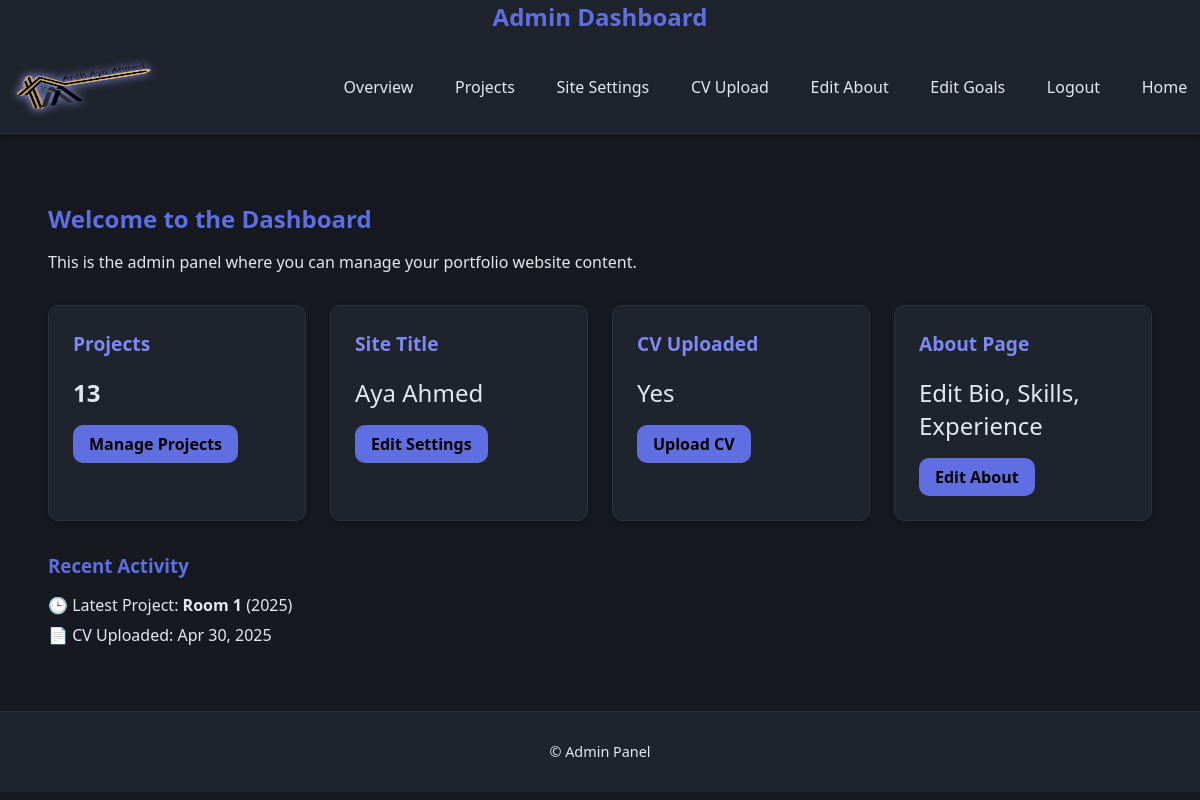
The page /dashboard/ (signed in) on the database its author committed.
### core/models.py (models this page shows, shortened)
class SiteSettings(models.Model):
    site_title = models.CharField(max_length=100, default="Architect Portfolio")
    logo = models.ImageField(upload_to='site/', null=True, blank=True)
    favicon = models.ImageField(upload_to='site/', null=True, blank=True)
    email = models.EmailField(null=True, blank=True)
    phone = models.CharField(max_length=20, null=True, blank=True)
    address = models.TextField(null=True, blank=True)
    about_me = models.TextField(null=True, blank=True)
    social_facebook = models.URLField(null=True, blank=True)
    social_instagram = models.URLField(null=True, blank=True)
    social_linkedin = models.URLField(null=True, blank=True)

class Project(models.Model):
    title = models.CharField(max_length=200)
    slug = models.SlugField(unique=True,blank=True)
    description = models.TextField()
    category = models.CharField(max_length=100)
    location = models.CharField(max_length=200)
    year = models.PositiveIntegerField()
    featured_image = models.ImageField(upload_to='projects/')
    images = models.ManyToManyField('ProjectImage', related_name='project_images', blank=True)
    tags = models.CharField(max_length=200, help_text="Comma-separated tags (e.g., residential, modern)")
    created_at = models.DateTimeField(auto_now_add=True)
    updated_at = models.DateTimeField(auto_now=True)

class CV(models.Model):
    cv_file = models.FileField(upload_to='cv/')
    uploaded_at = models.DateTimeField(auto_now_add=True)

### dashboard/views.py (the view)
# urls.py: path('', views.dashboard_home, name='dashboard_home'),
def dashboard_home(request):
    if not request.user.is_authenticated or not request.user.is_superuser:
        messages.error(request, 'You must be logged in to access the dashboard.')
        return redirect('dashboard_login')
    site_settings, created = SiteSettings.objects.get_or_create(pk=1)
    total_projects = Project.objects.count()
    current_cv = CV.objects.last()
    last_project = Project.objects.order_by('-created_at').first()
    return render(request, 'dashboard/home.html', {
        'site_settings': site_settings,
        'total_projects': total_projects,
        'current_cv': current_cv,
        'last_project': last_project,
    })

### architect_portfolio/templates/dashboard/home.html (shortened to what this page needs)
{% extends "dashboard/base.html" %}
{% load static %}
{% block styles %}
<link rel="stylesheet" href="{% static 'css/dashboard/dash_home.css' %}">
{% endblock %}
{% block content %}
<div class="dashboard-overview">
    <h2>Welcome to the Dashboard</h2>
    <p>This is the admin panel where you can manage your portfolio website content.</p>
    <div class="stats-grid">
        <div class="stat-card">
            <h3>Projects</h3>
            <p><strong>{{ total_projects }}</strong></p>
            <a href="{% url 'dashboard_projects' %}" class="btn">Manage Projects</a>
        </div>
        <div class="stat-card">
            <h3>Site Title</h3>
            <p>{{ site_settings.site_title }}</p>
            <a href="{% url 'dashboard_settings' %}" class="btn">Edit Settings</a>
        </div>
        <div class="stat-card">
            <h3>CV Uploaded</h3>
            <p>{% if current_cv %}Yes{% else %}No{% endif %}</p>
            <a href="{% url 'dashboard_cv_upload' %}" class="btn">Upload CV</a>
        </div>
        <div class="stat-card">
            <h3>About Page</h3>
            <p>Edit Bio, Skills, Experience</p>
            <a href="{% url 'dashboard_about_edit' %}" class="btn">Edit About</a>
        </div>
    </div>
    <div class="recent-activity">
        <h3>Recent Activity</h3>
        <ul>
            {% if last_project %}
                <li>🕒 Latest Project: <strong>{{ last_project.title }}</strong> ({{ last_project.year }})</li>
            {% endif %}
            {% if current_cv %}
                <li>📄 CV Uploaded: {{ current_cv.uploaded_at|date:"M d, Y" }}</li>
            {% endif %}
        </ul>
    </div>
</div>
{% endblock %}

### architect_portfolio/templates/dashboard/base.html (shortened to what this page needs)
{% load static %}
<!DOCTYPE html>
<html lang="en">
<head>
    <link rel="stylesheet" href="{% static 'css/dashboard.css' %}">
    {% block styles %}{% endblock %}
</head>
<body class="dashboard">
    <header class="dashboard-header">
        <h2>Admin Dashboard</h2>
        <div class="container">
            <div class="logo">
                {% if site_settings.logo %}
                    <img src="{{ site_settings.logo.url }}" alt="Logo" width="100">
                {% else %}
                    <h2>{{ site_settings.site_title }}</h2>
                {% endif %}
            </div>
            <nav>
                <a href="{% url 'dashboard_home' %}">Overview</a>
                <a href="{% url 'dashboard_projects' %}">Projects</a>
                <a href="{% url 'dashboard_settings' %}">Site Settings</a>
                <a href="{% url 'dashboard_cv_upload' %}">CV Upload</a>
                <a href="{% url 'dashboard_about_edit' %}">Edit About </a>
                <a href="{% url 'dashboard_goals_edit' %}">Edit Goals</a>
                <a href="{% url 'dashboard_logout' %}">Logout</a>
                <a href="{% url 'homepage' %}">Home</a>
            </nav>
        </div>
    </header>
    <main class="dashboard-main">
        <div class="container">
            {% block content %}
            {% endblock %}
        </div>
    </main>
    <footer class="dashboard-footer">
        <p>&copy; {{ site_title }} Admin Panel</p>
    </footer>
</body>
</html>

### architect_portfolio/static/css/dashboard.css (style rules this page uses)
:root { --dash-bg: #16191f; --dash-bg-alt: #1f232b; --dash-text: #e3e8f0; --dash-primary: #5f6ee0; --dash-primary-hover: #7d89f5; --dash-secondary: #39445a; --dash-accent: #9d77c3; --dash-border: #2c313a; --dash-success: #54d38b; --dash-error: #f36b6b; --dash-warning: #f7b955; --dash-info: #67c3f3; --dash-card-bg: #20232a; --dash-hover-bg: #282c34; --dash-input-bg: #262a33; --dash-input-border: #3b404c; --dash-shadow: rgba(0, 0, 0, 0.2); --dash-glow: #8f9dfb; --dash-font: 'Segoe UI', sans-serif; --dash-radius: 10px; --dash-transition: 0.3s ease-in-out; --dash-padding: 1.5rem; }
.dashboard { background-color: var(--dash-bg); color: var(--dash-text); font-family: var(--dash-font); margin: 0; padding: 0; }
.container { max-width: 1200px; margin: 0 auto; }
.dashboard-header { background-color: var(--dash-bg-alt); border-bottom: 1px solid var(--dash-border); box-shadow: 0 2px 5px var(--dash-shadow); position: sticky; top: 0; z-index: 1000; text-align: center; }
.dashboard-header .container { display: flex; justify-content: space-between; align-items: center; }
.dashboard-header .logo { display: flex; align-items: center; gap: 1rem; }
.dashboard-header .logo img { filter: drop-shadow(0px 0px 5px var(--dash-glow)); max-height: 100px; width: 160px; }
.dashboard-header h2 { margin: 0; font-size: 1.5rem; color: var(--dash-primary); }
.dashboard-header nav { display: flex; flex-wrap: wrap; gap: 1rem; margin-top: 0.5rem; }
.dashboard-header nav a { color: var(--dash-text); text-decoration: none; padding: 0.4rem 0.8rem; border-radius: var(--dash-radius); transition: var(--dash-transition); background-color: transparent; }
.dashboard-main { background-color: var(--dash-bg); padding: var(--dash-padding); }
.dashboard-footer { background-color: var(--dash-bg-alt); border-top: 1px solid var(--dash-border); text-align: center; padding: 1rem; font-size: 0.9rem; color: var(--dash-text); }

### architect_portfolio/static/css/dashboard/dash_home.css (style rules this page uses)
.dashboard-overview { padding: var(--dash-padding); }
.dashboard-overview h2 { color: var(--dash-primary); margin-bottom: 0.5rem; }
.dashboard-overview p { color: var(--dash-text); margin-bottom: 2rem; }
.stats-grid { display: grid; grid-template-columns: repeat(auto-fit, minmax(250px, 1fr)); gap: 1.5rem; margin-bottom: 2rem; }
.stat-card { background-color: var(--dash-bg-alt); padding: 1.5rem; border-radius: var(--dash-radius); box-shadow: 0 2px 6px var(--dash-shadow); transition: transform 0.3s ease; border: 1px solid var(--dash-border); }
.stat-card h3 { margin-top: 0; color: var(--dash-primary-hover); font-size: 1.2rem; }
.stat-card p { font-size: 1.5rem; margin: 0.5rem 0 1rem; color: var(--dash-text); }
.stat-card .btn { display: inline-block; padding: 0.5rem 1rem; background-color: var(--dash-primary); color: #000; border-radius: var(--dash-radius); text-decoration: none; font-weight: bold; transition: background-color 0.3s ease; }
.recent-activity h3 { color: var(--dash-primary); margin-bottom: 1rem; }
.recent-activity ul { list-style: none; padding-left: 0; color: var(--dash-text); }
.recent-activity li { margin-bottom: 0.5rem; font-size: 1rem; line-height: 1.4; }

### rows shown on the page
SiteSettings: logo (picture), site_title "Aya Ahmed"
Project: title "Room 1", year "2025"
CV: uploaded_at "Apr 30, 2025"

### other values the page prints
{{ total_projects }} "13"
